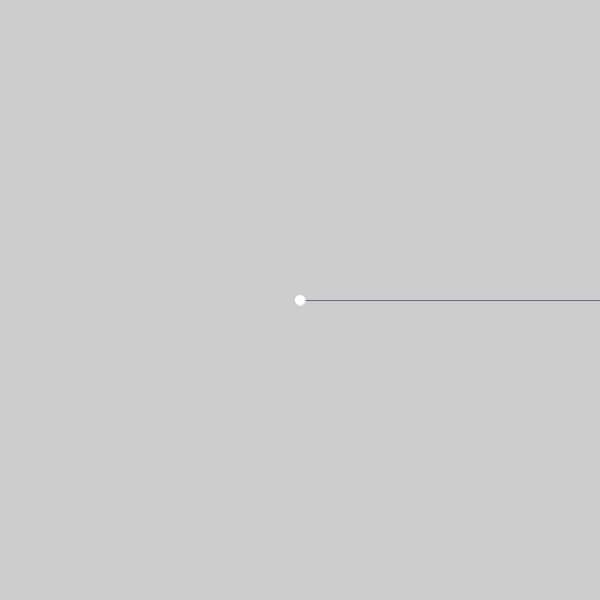
Frame 1 (no input)
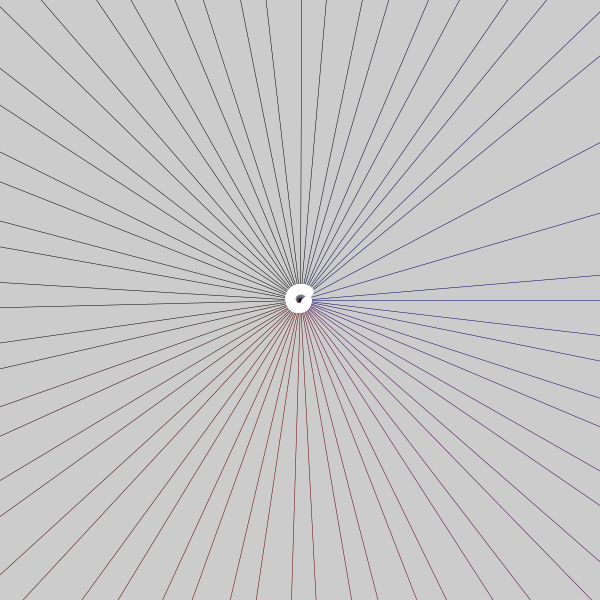
Frame 60 (the mouse pressed at the canvas centre just before this capture)
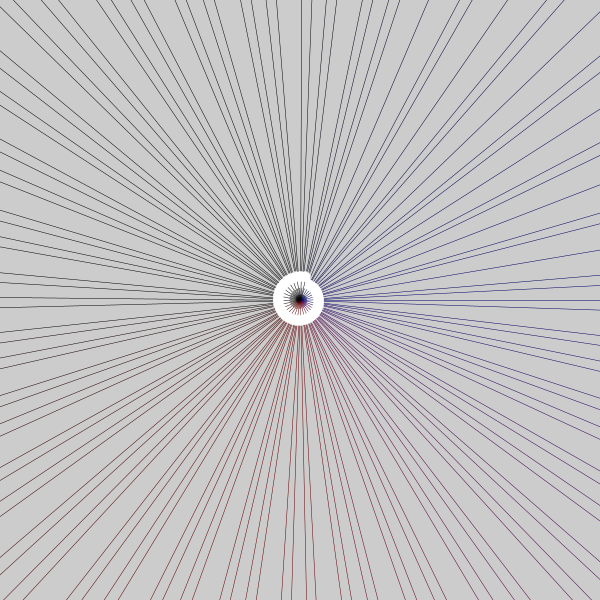
Frame 120 (the mouse held since frame 60 and released just before this capture)

The Processing sketch that drew these frames (run headless with seeded random() and noise(); from frame 60 on, the mouse is pressed at the canvas centre):

// Processing sketch: processing_87888
// ── processing_87888.pde

float d=0;
int rad=0;
float speed = 0.2;
void setup() {
frameRate(250);
  size(600, 600);
  strokeWeight(0.5);
}

void draw() {
stroke(sin(d)*100, 0, cos(d)*100);
line(300+cos(d)*500,300+ sin(d)*500, 300, 300);
stroke(255);
ellipse(300+cos((d-0.01))*d,300+ sin((d-0.01))*d,10,10);
d+=speed;
rad+=speed;
if (424.26 < d) {
 d=0;
}
}
